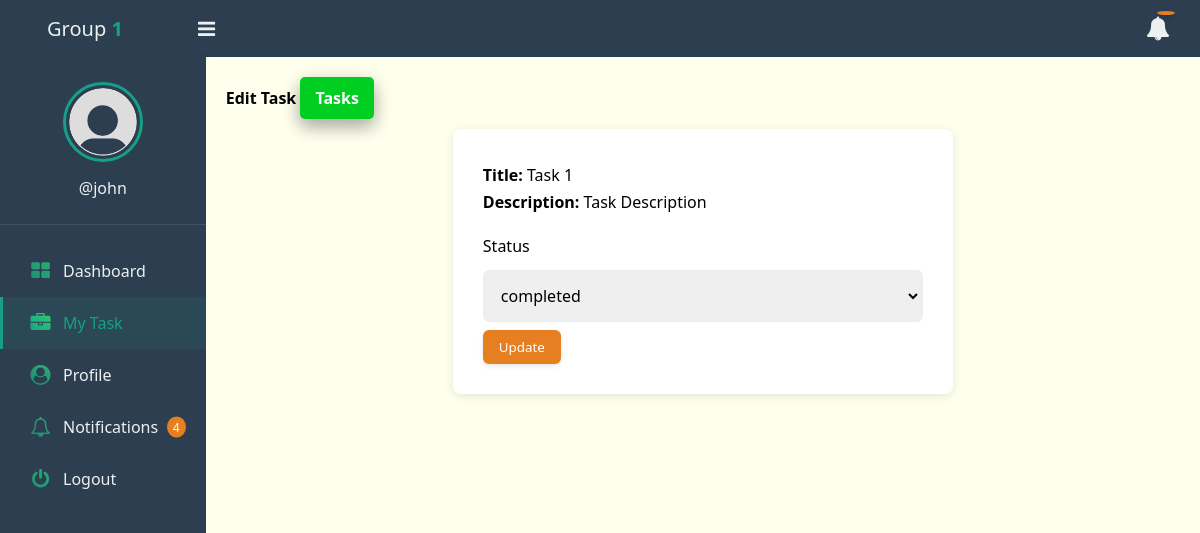
The page /edit-task-member.php?id=1 (signed in) on the database its author committed.
### tables this page shows
CREATE TABLE `tasks` (
  `id` int(11) NOT NULL,
  `title` varchar(100) NOT NULL,
  `description` text DEFAULT NULL,
  `assigned_to` int(11) DEFAULT NULL,
  `due_date` date DEFAULT NULL,
  `status` enum('pending','in_progress','completed') DEFAULT 'pending',
  `created_at` timestamp NOT NULL DEFAULT current_timestamp()
);

### app/Model/Task.php (called while the page is built, shortened)
<?php
function get_task_by_id($conn, $id)
{
    $sql = "SELECT * FROM tasks WHERE id =? ";
    $stmt = $conn->prepare($sql);
    $stmt->execute([$id]);
    if ($stmt->rowCount() > 0) {
        $task = $stmt->fetch();
    } else $task = 0;
    return $task;
}

### edit-task-member.php (the view, shortened to what this page needs)
<?php
if (isset($_SESSION['role']) && isset($_SESSION['id']) && ($_SESSION['role'] == "member" || $_SESSION['role'] == "teamleader")) {
	include "DB_connection.php";
	include "app/Model/Task.php";
	include "app/Model/User.php";
	$id = $_GET['id'];
	$task = get_task_by_id($conn, $id);
?>
	<!DOCTYPE html>
	<html>
	<head>
		<link rel="stylesheet" href="https://stackpath.bootstrapcdn.com/font-awesome/4.7.0/css/font-awesome.min.css">
		<link rel="stylesheet" href="css/style.css">
	</head>
	<body>
		<?php include "inc/header.php" ?>
		<div class="body">
			<?php include "inc/nav.php" ?>
			<section class="section-1">
				<h4 class="title">Edit Task <a href="my_task.php">Tasks</a></h4>
				<form class="form-1"
					method="POST"
					action="app/update-task-member.php">
					<div class="input-holder">
						<p><b>Title: </b><?= $task['title'] ?></p>
					</div>
					<div class="input-holder">
						<p><b>Description: </b><?= $task['description'] ?></p>
					</div><br>
					<div class="input-holder">
						<lable>Status</lable>
						<select name="status" class="input-1">
							<option <?php if ($task['status'] == "completed") echo "selected"; ?>>completed</option>
						</select><br>
					</div>
					<button class="edit-btn">Update</button>
				</form>
			</section>
		</div>
	</body>
	</html>
<?php } else {
	$em = "First login";
	header("Location: login.php?error=$em");
	exit();
}
?>

### css/style.css (style rules this page uses)
* { padding: 0; margin: 0; box-sizing: border-box; font-family: 'Segoe UI', Arial, sans-serif; transition: all 0.3s ease; }
:root { --primary: #2C3E50; --secondary: #16A085; --accent: #E67E22; --light: #ECF0F1; --danger: #E74C3C; --success: #27AE60; --text-dark: #2C3E50; --text-light: #ECF0F1; }
.body { display: flex; }
.section-1 { padding: 20px; background: #f8f9fa; min-height: 100vh; }
.section-1 .title { margin-bottom: 10px; }
.section-1 .title a { text-decoration: none; display: inline-block; padding-left: 10px; border: none; background: #00CF22; padding: 10px 15px; color: #fff; font-size: 16px; border-radius: 5px; cursor: pointer; outline: none; transition: background 1s; box-shadow: 0 8px 16px 0 rgba(0,0,0,0.2), 0 6px 20px 0 rgba(0,0,0,0.19); }
.section-1 { width: 100%; background: #ffe; }
.btn, .delete-btn, .edit-btn { padding: 8px 16px; border-radius: 6px; border: none; cursor: pointer; font-weight: 500; transition: all 0.3s ease; box-shadow: 0 2px 5px rgba(0,0,0,0.1); }
.edit-btn { background: var(--accent); color: white; }
.form-1 { max-width: 500px; margin: 0 auto; padding: 30px; background: white; border-radius: 8px; box-shadow: 0 2px 10px rgba(0,0,0,0.1); animation: fadeIn 0.5s ease; }
.input-holder lable { display: block; margin-bottom: 5px; }
.input-1 { width: 100%; padding: 12px; margin: 8px 0; border: 2px solid #eee; border-radius: 6px; font-size: 16px; transition: all 0.3s ease; }

### rows shown on the page
tasks: title "Task 1", description "Task Description", status "completed"

### other values the page prints
$_SESSION['username'] "john"
$unread_count "4"
